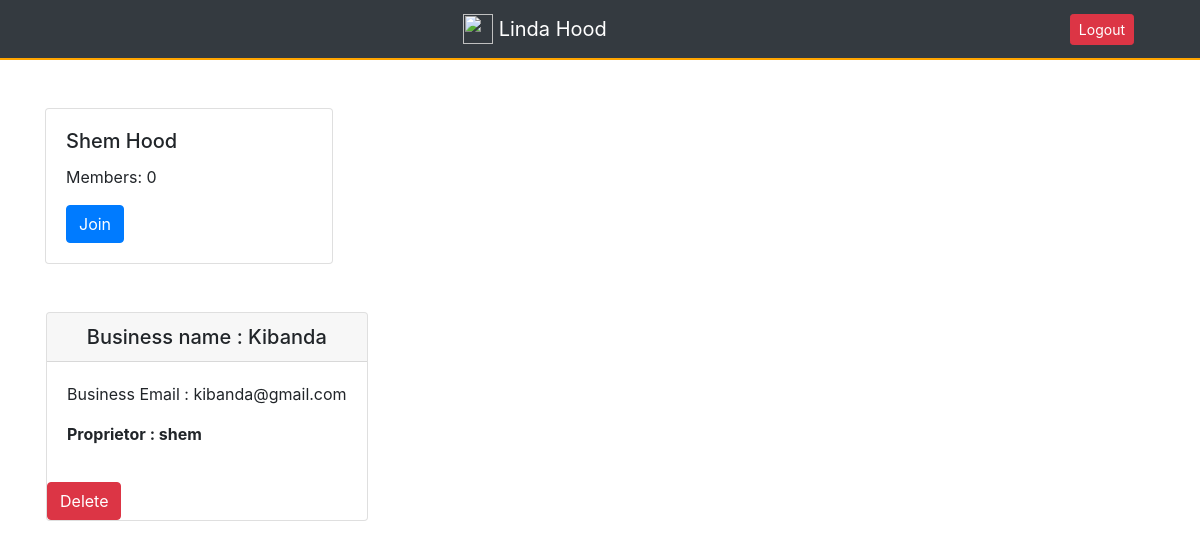
The page /hoods/businesses/in/shem/ (signed in) on the database its author committed.
### hoods/models.py (models this page shows, shortened)
class Hood(models.Model):
    name = models.CharField(max_length=140, unique=True)
    slug = models.SlugField(allow_unicode=True,  unique=True)
    location = models.CharField(max_length=140, blank=True, default='')
    occupants = models.ManyToManyField(User, through='HoodMember')
    class Meta:
        ordering = ['name']

### posts/models.py (models this page shows, shortened)
class Business(models.Model):
    user = models.ForeignKey(User, related_name="businesses")
    created_at = models.DateTimeField(auto_now=True)
    business_name = models.CharField(max_length=140, blank=True, null=True)
    business_email = models.EmailField(max_length=70, blank=True)
    hood = models.ForeignKey(Hood, related_name='businesses', null=True, blank=True)
    class Meta:
        ordering = ['-created_at']
        unique_together = ['user', 'business_name']

### hoods/views.py (the view)
# urls.py: url(r'businesses/in/(?P<slug>[-\w]+)/$', views.SingleHood.as_view(), name='single'),
class SingleHood(generic.DetailView):
    model = Hood

### hoods/templates/hoods/hood_detail.html
{% extends "hoods/hood_base.html" %}
{% block prehood %}
  <div class="col-sm-6">
    <div class="card" style="width: 18rem; margin-top: 20%">
      <div class="card-body">
        <h5 class="card-title">{{hood.name|title }} Hood</h5>
        <p class="card-text">Members: {{hood.occupants.count}}</p>
        {% if user in hood.occupants.all %}
        <a href="{% url 'hoods:leave' slug=hood.slug %}" class="btn btn-danger">Leave</a>
        {% else %}
        <a href="{% url 'hoods:join' slug=hood.slug %}" class="btn btn-primary">Join</a>
        {% endif %}
      </div>
    </div>
  </div>
  <div class="col-sm-6">
  </div>
{% endblock %}
{% block hood_content %}
<div class="mt-3 ml-3">
  {% if hood.businesses.count == 0 %}
  <h4>No Businesses in this hood yet!</h4>
  {% if user in hood.occupants.all %}
  <a href="{% url 'posts:create' %}"><button class="btn btn-tertiary" style="">Create Business</button> </a>
  {% endif %}
  {% else %}
    {% for business in hood.businesses.all %}
     {% include "posts/_post.html" %}
    {% endfor %}
  {% endif%}
</div>
{% endblock %}

### posts/templates/posts/_post.html (shortened to what this page needs)
<div class="post" style="margin-top: 10%">
  <div class="card" >
      <h5 class="card-header card-header text-center" >Business name : {{business.business_name}}</h5>
    <div class="card-body">
      <p>Business Email : {{business.business_email}}</p>
      <p><strong>Proprietor : {{business.user.username}}</strong></p>
    </div>
    <div class="content">
      {% if user.is_authenticated and business.user == user %}
      <a href="{% url 'posts:delete' pk=business.pk %}" title="delete" class="btn btn-danger">Delete</a>
      {% endif %}
    </div>
  </div>
</div>

### rows shown on the page
Hood: name "Shem", occupants.count "0"
Business: business_name "Kibanda", business_email "kibanda@gmail.com", user.username "shem", shows "Delete"
